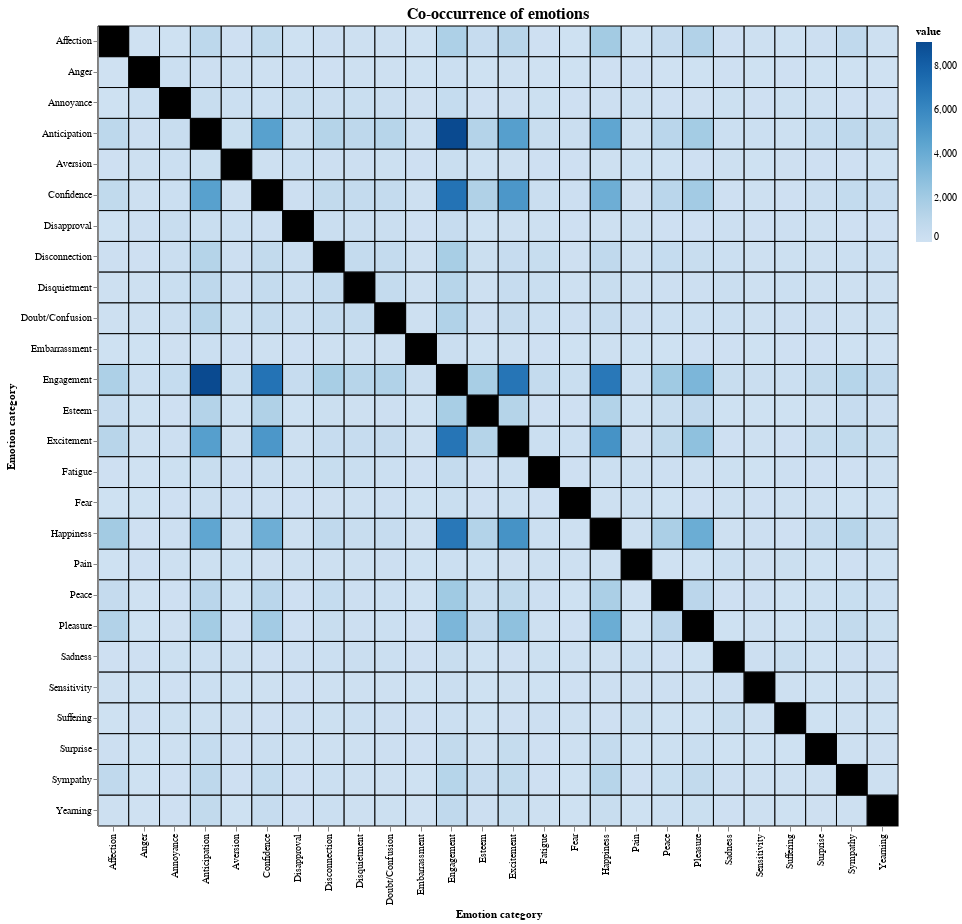

The notebook cell saved with this chart:
### Code cell
# Crear una selección interactiva
selection = alt.selection_single()
selection2 = alt.selection_multi(
    fields = ['index','column'],
    empty = 'none' # empty selection matches no points
)
# Crear un gráfico de calor
heatmap = alt.Chart(long_format).mark_rect(stroke='black').encode(
    x=alt.X('index:O', sort='ascending', title = 'Emotion category'),
    y=alt.Y('column:O', sort='ascending', title = 'Emotion category'),
    color=alt.Color('value:Q', scale=alt.Scale(scheme='blues')),  # Paleta de colores 'viridis'
    tooltip=['index', 'column', 'value']
)

# Crear el segundo gráfico de calor
heatmap2 = alt.Chart(long_format).mark_rect().encode(
    x= alt.X('index:O', sort='ascending'),
    y=alt.Y('column:O', sort='ascending'),
    color=alt.condition(
        alt.datum.index == alt.datum.column,  # Condición para las celdas de la diagonal
        alt.value('black'),  # Color si la condición es verdadera
        alt.value('transparent')  # Color si la condición es falsa
    )
)

# Configure text
text = alt.Chart(long_format).mark_text(baseline='middle').encode(
    x= alt.X('index:O', sort='ascending'),
    y=alt.Y('column:O', sort='ascending'),
    text = 'value:Q',
    color = alt.value ("black"),
    opacity = alt.condition(selection2, alt.value(1),alt.value(0))
)


coocurrence_plot = heatmap + heatmap2 + text
coocurrence_plot.properties(
    title = alt.TitleParams(text = 'Co-occurrence of emotions', fontSize=16),
    width = 800,
    height = 800
).add_selection(
    selection,
    selection2
)

### Figure 1 — Vega-Lite specification as saved in the notebook (floating-point values rounded to 4 significant figures; data arrays with more than 128 entries replaced by an {"elided": "..."} marker saying what was removed)
{"config": {"view": {"continuousWidth": 300, "continuousHeight": 300}}, "layer": [{"mark": {"type": "rect", "stroke": "black"}, "encoding": {"color": {"field": "value", "scale": {"scheme": "blues"}, "type": "quantitative"}, "tooltip": [{"field": "index", "type": "nominal"}, {"field": "column", "type": "nominal"}, {"field": "value", "type": "quantitative"}], "x": {"field": "index", "sort": "ascending", "title": "Emotion category", "type": "ordinal"}, "y": {"field": "column", "sort": "ascending", "title": "Emotion category", "type": "ordinal"}}, "name": "view_5"}, {"mark": {"type": "rect"}, "encoding": {"color": {"condition": {"test": "(datum.index === datum.column)", "value": "black"}, "value": "transparent"}, "x": {"field": "index", "sort": "ascending", "type": "ordinal"}, "y": {"field": "column", "sort": "ascending", "type": "ordinal"}}}, {"mark": {"type": "text", "baseline": "middle"}, "encoding": {"color": {"value": "black"}, "opacity": {"condition": {"param": "param_13", "value": 1, "empty": false}, "value": 0}, "text": {"field": "value", "type": "quantitative"}, "x": {"field": "index", "sort": "ascending", "type": "ordinal"}, "y": {"field": "column", "sort": "ascending", "type": "ordinal"}}}], "data": {"name": "data-b9ab54bed9fa8905a5d52c3ba0373f1c"}, "height": 800, "params": [{"name": "param_12", "select": {"type": "point"}, "views": ["view_5"]}, {"name": "param_13", "select": {"type": "point", "fields": ["index", "column"]}, "views": ["view_5"]}], "title": {"text": "Co-occurrence of emotions", "fontSize": 16}, "width": 800, "$schema": "https://vega.github.io/schema/vega-lite/v5.15.1.json", "datasets": {"data-b9ab54bed9fa8905a5d52c3ba0373f1c": {"elided": "676 records"}}}
